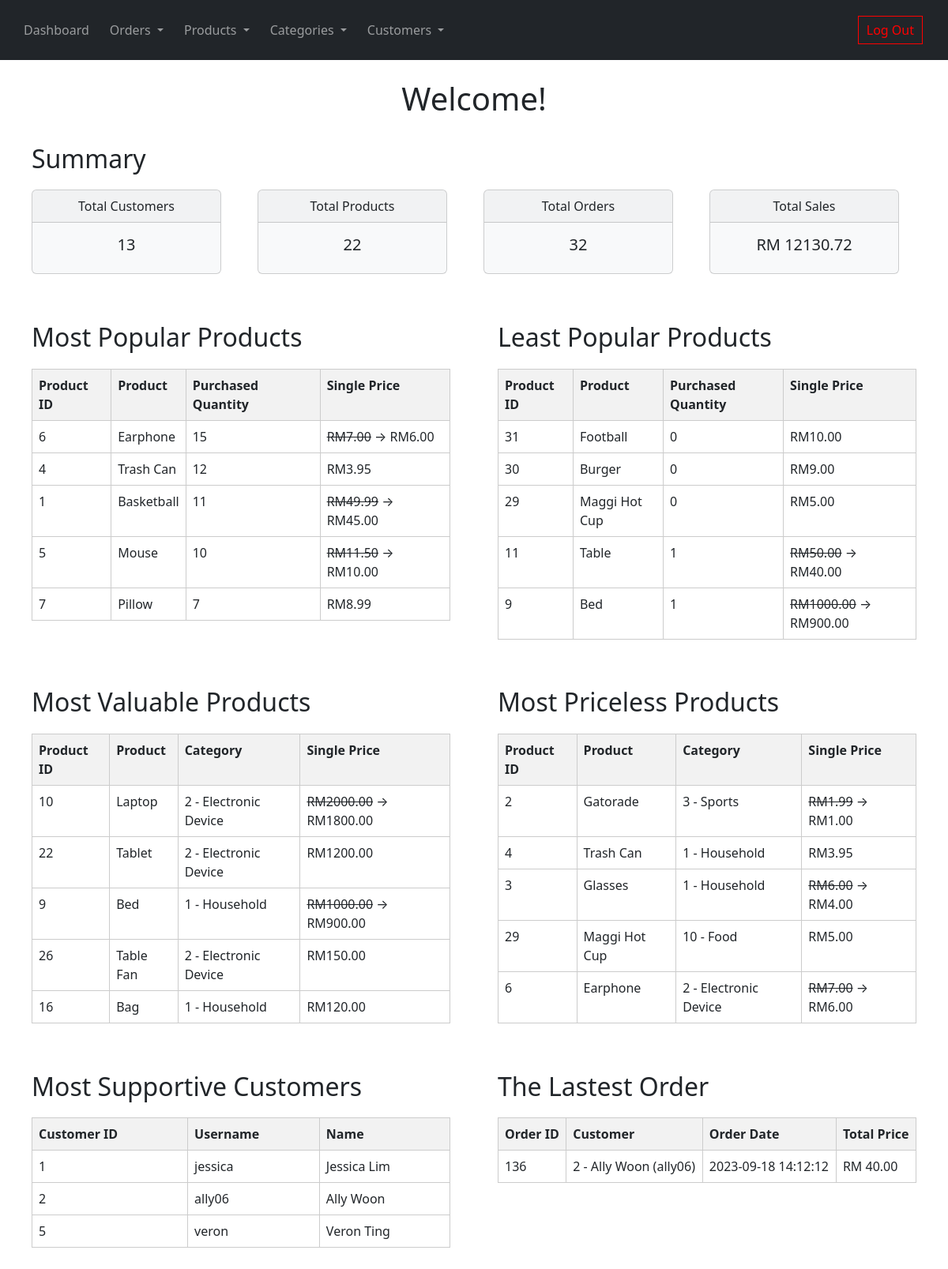
The page /dashboard.php (signed in) on the database its author committed.
### tables this page shows
CREATE TABLE IF NOT EXISTS `products` (
  `id` int(11) NOT NULL AUTO_INCREMENT,
  `name` varchar(128) NOT NULL,
  `category_ID` int(11) NOT NULL,
  `description` text NOT NULL,
  `price` decimal(11,2) NOT NULL,
  `promotion_price` decimal(11,2) DEFAULT NULL,
  `manufacture_date` date NOT NULL,
  `expired_date` date DEFAULT NULL,
  `product_image` text,
  `modified` timestamp NOT NULL DEFAULT CURRENT_TIMESTAMP,
  `created` datetime NOT NULL,
  PRIMARY KEY (`id`)
);

CREATE TABLE IF NOT EXISTS `product_categories` (
  `category_ID` int(11) NOT NULL AUTO_INCREMENT,
  `category_name` varchar(20) NOT NULL,
  `category_description` text NOT NULL,
  `req_expiredDate` text,
  PRIMARY KEY (`category_ID`)
);

CREATE TABLE IF NOT EXISTS `customers` (
  `ID` int(11) NOT NULL AUTO_INCREMENT,
  `username` varchar(20) NOT NULL,
  `email` varchar(50) NOT NULL,
  `password` varchar(255) NOT NULL,
  `first_name` varchar(30) NOT NULL,
  `last_name` varchar(20) NOT NULL,
  `gender` enum('female','male') NOT NULL,
  `date_of_birth` date NOT NULL,
  `account_status` enum('active','pending','inactive') NOT NULL,
  `customer_image` text,
  `registration_date_time` datetime NOT NULL,
  PRIMARY KEY (`ID`),
  UNIQUE KEY `username` (`username`)
);

CREATE TABLE IF NOT EXISTS `order_summary` (
  `order_ID` int(50) NOT NULL AUTO_INCREMENT,
  `customer_ID` int(50) NOT NULL,
  `total_price` decimal(11,2) NOT NULL,
  `order_date` datetime NOT NULL DEFAULT CURRENT_TIMESTAMP,
  PRIMARY KEY (`order_ID`)
);

### dashboard.php (the view, shortened to what this page needs)
<!DOCTYPE html>
<html>
<head>
</head>
<body>
    <?php
    include 'navbar.php';
    include 'config/database.php';
    $customerQuery = "SELECT COUNT(ID) AS totalCustomer FROM customers";
    $customerQueryStmt = $con->prepare($customerQuery);
    $customerQueryStmt->execute();
    $calCustomer = $customerQueryStmt->fetch(PDO::FETCH_ASSOC);
    $totalCustomer = $calCustomer['totalCustomer'];
    $productQuery = "SELECT COUNT(id) AS totalProduct FROM products";
    $productQueryStmt = $con->prepare($productQuery);
    $productQueryStmt->execute();
    $calProduct = $productQueryStmt->fetch(PDO::FETCH_ASSOC);
    $totalProduct = $calProduct['totalProduct'];
    $orderQuery = "SELECT COUNT(order_ID) AS totalOrder, SUM(total_price) AS totalPrice FROM order_summary";
    $orderQueryStmt = $con->prepare($orderQuery);
    $orderQueryStmt->execute();
    $calOrder = $orderQueryStmt->fetch(PDO::FETCH_ASSOC);
    $totalOrder = $calOrder['totalOrder'];
    $totalPrice = $calOrder['totalPrice'];
    ?>
    <div class="container">
        <div class="page-header">
            <h1>Welcome!</h1>
        </div>
        <h2>Summary</h2>
        <div class="row row-cols-2 row-cols-md-4 g-4">
            <div class="col">
                <div class="card text-dark bg-light mb-3" style="max-width: 15rem;">
                    <div class="card-header">Total Customers</div>
                    <div class="card-body">
                        <h5 class="card-title">
                            <?php echo $totalCustomer ?>
                        </h5>
                    </div>
                </div>
            </div>
            <div class="col">
                <div class="card text-dark bg-light mb-3" style="max-width: 15rem;">
                    <div class="card-header">Total Products</div>
                    <div class="card-body">
                        <h5 class="card-title">
                            <?php echo $totalProduct ?>
                        </h5>
                    </div>
                </div>
            </div>
            <div class="col">
                <div class="card text-dark bg-light mb-3" style="max-width: 15rem;">
                    <div class="card-header">Total Orders</div>
                    <div class="card-body">
                        <h5 class="card-title">
                            <?php echo $totalOrder ?>
                        </h5>
                    </div>
                </div>
            </div>
            <div class="col">
                <div class="card text-dark bg-light mb-3" style="max-width: 15rem;">
                    <div class="card-header">Total Sales</div>
                    <div class="card-body">
                        <h5 class="card-title">
                            <?php echo "RM " . $totalPrice ?>
                        </h5>
                    </div>
                </div>
            </div>
        </div>
        <div id="bigBox">
            <div id="box1">
                <h2>Most Popular Products</h2>
                <table class='table table-responsive table-bordered infoTable'>
                    <?php
                    $popularProductQuery = "SELECT od.product_ID, SUM(od.quantity) AS total, p.name, p.price, p.promotion_price FROM order_details od LEFT JOIN products p ON od.product_ID = p.id GROUP BY od.product_ID ORDER BY total DESC LIMIT 5";
                    $popularProductQueryStmt = $con->prepare($popularProductQuery);
                    $popularProductQueryStmt->execute();
                    $mostProductNum = $popularProductQueryStmt->rowCount();
                    if ($mostProductNum > 0) {
                        echo "<tr>";
                        echo "<th>Product ID</th>";
                        echo "<th>Product</th>";
                        echo "<th>Purchased Quantity</th>";
                        echo "<th>Single Price</th>";
                        echo "</tr>";
                        while ($row = $popularProductQueryStmt->fetch(PDO::FETCH_ASSOC)) {
                            extract($row);
                            echo "<tr>";
                            echo "<td>{$product_ID}</td>";
                            echo "<td>{$name}</td>";
                            echo "<td>{$total}</td>";
                            if ($promotion_price > 0) {
                                echo "<td><del>RM{$price}</del> → RM{$promotion_price}</td>";
                            } else {
                                echo "<td>RM{$price}</td>";
                            }
                            echo "</tr>";
                        }
                    }
                    ?>
                </table>
            </div>
            <div id="box2">
                <h2>Least Popular Products</h2>
                <table class='table table-responsive table-bordered infoTable'>
                    <?php
                    $leastProductQuery = "SELECT od.product_ID, p.id, SUM(od.quantity) AS total, p.name, p.price, p.promotion_price FROM order_details od RIGHT JOIN products p ON od.product_ID = p.id GROUP BY p.id ORDER BY total ASC LIMIT 5";
                    $leastProductQueryStmt = $con->prepare($leastProductQuery);
                    $leastProductQueryStmt->execute();
                    $leastProductNum = $leastProductQueryStmt->rowCount();
                    if ($leastProductNum > 0) {
                        echo "<tr>";
                        echo "<th>Product ID</th>";
                        echo "<th>Product</th>";
                        echo "<th>Purchased Quantity</th>";
                        echo "<th>Single Price</th>";
                        echo "</tr>";
                        while ($row = $leastProductQueryStmt->fetch(PDO::FETCH_ASSOC)) {
                            extract($row);
                            echo "<tr>";
                            echo "<td>{$id}</td>";
                            echo "<td>{$name}</td>";
                            if ($total > 0) {
                                echo "<td>{$total}</td>";
                            } else {
                                echo "<td>0</td>";
                            }
                            if ($promotion_price > 0) {
                                echo "<td><del>RM{$price}</del> → RM{$promotion_price}</td>";
                            } else {
                                echo "<td>RM{$price}</td>";
                            }
                            echo "</tr>";
                        }
                    }
                    ?>
                </table>
            </div>
        </div>
        <div id="bigBox">
            <div id="box1">
                <h2>Most Valuable Products</h2>
                <table class='table table-responsive table-bordered infoTable'>
                    <?php
                    $valuableProductQuery = "SELECT p.id, p.name, p.category_ID, c.category_name, p.price, p.promotion_price FROM products p
                    LEFT JOIN product_categories c ON p.category_ID = c.category_ID ORDER BY CASE WHEN promotion_price > 0 THEN promotion_price ELSE price END DESC LIMIT 5";
                    $valuableProductQueryStmt = $con->prepare($valuableProductQuery);
                    $valuableProductQueryStmt->execute();
                    $valuableProductNum = $valuableProductQueryStmt->rowCount();
                    if ($valuableProductNum > 0) {
                        echo "<tr>";
                        echo "<th>Product ID</th>";
                        echo "<th>Product</th>";
                        echo "<th>Category</th>";
                        echo "<th>Single Price</th>";
                        echo "</tr>";
                        while ($row = $valuableProductQueryStmt->fetch(PDO::FETCH_ASSOC)) {
                            extract($row);
                            echo "<tr>";
                            echo "<td>{$id}</td>";
                            echo "<td>{$name}</td>";
                            echo "<td>{$category_ID} - {$category_name}</td>";
                            if ($promotion_price > 0) {
                                echo "<td><del>RM{$price}</del> → RM{$promotion_price}</td>";
                            } else {
                                echo "<td>RM{$price}</td>";
                            }
                            echo "</tr>";
                        }
                    }
                    ?>
                </table>
            </div>
            <div id="box2">
                <h2>Most Priceless Products</h2>
                <table class='table table-responsive table-bordered infoTable'>
                    <?php
                    $valuableProductQuery = "SELECT p.id, p.name, p.category_ID, c.category_name, p.price, p.promotion_price FROM products p
                    LEFT JOIN product_categories c ON p.category_ID = c.category_ID ORDER BY CASE WHEN promotion_price > 0 THEN promotion_price ELSE price END ASC LIMIT 5";
                    $valuableProductQueryStmt = $con->prepare($valuableProductQuery);
                    $valuableProductQueryStmt->execute();
                    $valuableProductNum = $valuableProductQueryStmt->rowCount();
                    if ($valuableProductNum > 0) {
                        echo "<tr>";
                        echo "<th>Product ID</th>";
                        echo "<th>Product</th>";
                        echo "<th>Category</th>";
                        echo "<th>Single Price</th>";
                        echo "</tr>";
                        while ($row = $valuableProductQueryStmt->fetch(PDO::FETCH_ASSOC)) {
                            extract($row);
                            echo "<tr>";
                            echo "<td>{$id}</td>";
                            echo "<td>{$name}</td>";
                            echo "<td>{$category_ID} - {$category_name}</td>";
                            if ($promotion_price > 0) {
                                echo "<td><del>RM{$price}</del> → RM{$promotion_price}</td>";
                            } else {
                                echo "<td>RM{$price}</td>";
                            }
                            echo "</tr>";
                        }
                    }
                    ?>
                </table>
            </div>
        </div>
        <div id="bigBox">
            <div id="box1">
                <h2>Most Supportive Customers</h2>
                <table class='table table-responsive table-bordered infoTable'>
                    <?php
                    $customerQuery = "SELECT COUNT(customer_ID) AS customer, id,username, first_name, last_name FROM order_summary os LEFT JOIN customers c ON os.customer_ID = c.ID GROUP BY customer_ID ORDER BY customer DESC LIMIT 3";
                    $customerQueryStmt = $con->prepare($customerQuery);
                    $customerQueryStmt->execute();
                    $customerNum = $customerQueryStmt->rowCount();
                    if ($customerNum > 0) {
                        echo "<tr>";
                        echo "<th>Customer ID</th>";
                        echo "<th>Username</th>";
                        echo "<th>Name</th>";
                        echo "</tr>";
                        while ($row = $customerQueryStmt->fetch(PDO::FETCH_ASSOC)) {
                            extract($row);
                            echo "<tr>";
                            echo "<td>{$id}</td>";
                            echo "<td>{$username}</td>";
                            echo "<td>{$first_name} {$last_name}</td>";
                            echo "</tr>";
                        }
                    }
                    ?>
                </table>
            </div>
            <div id="box2">
                <h2>The Lastest Order</h2>
                <table class='table table-responsive table-bordered infoTable'>
                    <?php
                    $latestOrderQuery = "SELECT order_ID,customer_ID, username, first_name, last_name, order_date,total_price FROM order_summary o LEFT JOIN customers c ON o.customer_ID = c.ID ORDER BY order_date DESC LIMIT 1";
                    $latestOrderQueryStmt = $con->prepare($latestOrderQuery);
                    $latestOrderQueryStmt->execute();
                    $orderNum = $latestOrderQueryStmt->rowCount();
                    if ($orderNum > 0) {
                        echo "<tr>";
                        echo "<th>Order ID</th>";
                        echo "<th>Customer</th>";
                        echo "<th>Order Date</th>";
                        echo "<th>Total Price</th>";
                        echo "</tr>";
                        while ($row = $latestOrderQueryStmt->fetch(PDO::FETCH_ASSOC)) {
                            extract($row);
                            echo "<tr>";
                            echo "<td>{$order_ID}</td>";
                            echo "<td>{$customer_ID} - {$first_name} {$last_name} ({$username})</td>";
                            echo "<td>{$order_date}</td>";
                            echo "<td>RM {$total_price}</td>";
                            echo "</tr>";
                        }
                    }
                    ?>
                </table>
            </div>
        </div>
    </div>
</body>
</html>

### navbar.php (style rules this page uses)
.container { margin-bottom: 6%; padding: 0 10px; }
.page-header { margin: 15px 0px; text-align: center; padding: 10px; }
h2 { margin: 0 0 20px 0; }
.table th, .table td { border: 1px solid #ccc; padding: 8px; }
.table th { background-color: #f2f2f2; }
#bigBox { display: flex; flex-wrap: wrap; }
#box1, #box2 { flex: 30%; margin-bottom: 4%; }
#box1 { margin-right: 60px; }
.card-header, .card-body { text-align: center; }
.row { margin-bottom: 4%; }

### rows shown on the page
products: id "31", name "Football", shows "0", price "10.00"
products: id "30", name "Burger", price "9.00"
products: id "29", name "Maggi Hot Cup", shows "0", price "5.00", category_ID "10", category_ID.category_name "Food"
products: id "11", name "Table", total "1", price "50.00", promotion_price "40.00"
products: id "9", name "Bed", total "1", price "1000.00", promotion_price "900.00", category_ID "1", category_ID.category_name "Household"
products: id "10", name "Laptop", category_ID "2", category_ID.category_name "Electronic Device", price "2000.00", promotion_price "1800.00"
products: id "22", name "Tablet", category_ID "2", category_ID.category_name "Electronic Device", price "1200.00"
products: id "26", name "Table Fan", category_ID "2", category_ID.category_name "Electronic Device", price "150.00"
products: id "16", name "Bag", category_ID "1", category_ID.category_name "Household", price "120.00"
products: id "2", name "Gatorade", category_ID "3", category_ID.category_name "Sports", price "1.99", promotion_price "1.00"
products: id "4", name "Trash Can", category_ID "1", category_ID.category_name "Household", price "3.95"
products: id "3", name "Glasses", category_ID "1", category_ID.category_name "Household", price "6.00", promotion_price "4.00"
products: id "6", name "Earphone", category_ID "2", category_ID.category_name "Electronic Device", price "7.00", promotion_price "6.00"
customers: ID "1", username "jessica", first_name "Jessica", last_name "Lim"
customers: ID "2", username "ally06", first_name "Ally", last_name "Woon"
customers: ID "5", username "veron", first_name "Veron", last_name "Ting"
order_summary: order_ID "136", customer_ID "2", customer_ID.first_name "Ally", customer_ID.last_name "Woon", customer_ID.username "ally06", order_date "2023-09-18 14:12:12", total_price "40.00"

### other values the page prints
$totalCustomer "13"
$totalProduct "22"
$totalOrder "32"
$totalPrice "12130.72"
$product_ID "6"
$name "Earphone"
$total "15"
$price "7.00"
$promotion_price "6.00"
$product_ID "4"
$name "Trash Can"
$total "12"
$price "3.95"
$product_ID "1"
$name "Basketball"
